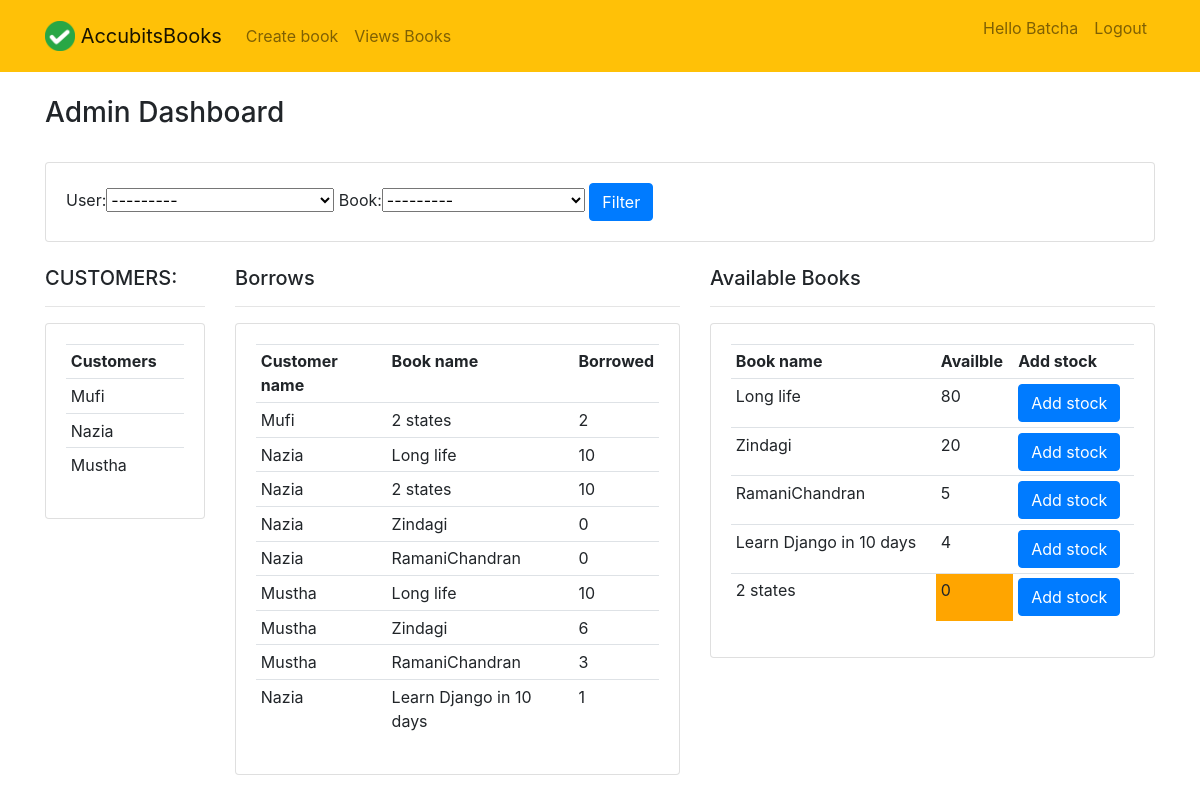
Before: /dashboard/ (signed in) with the older database file.
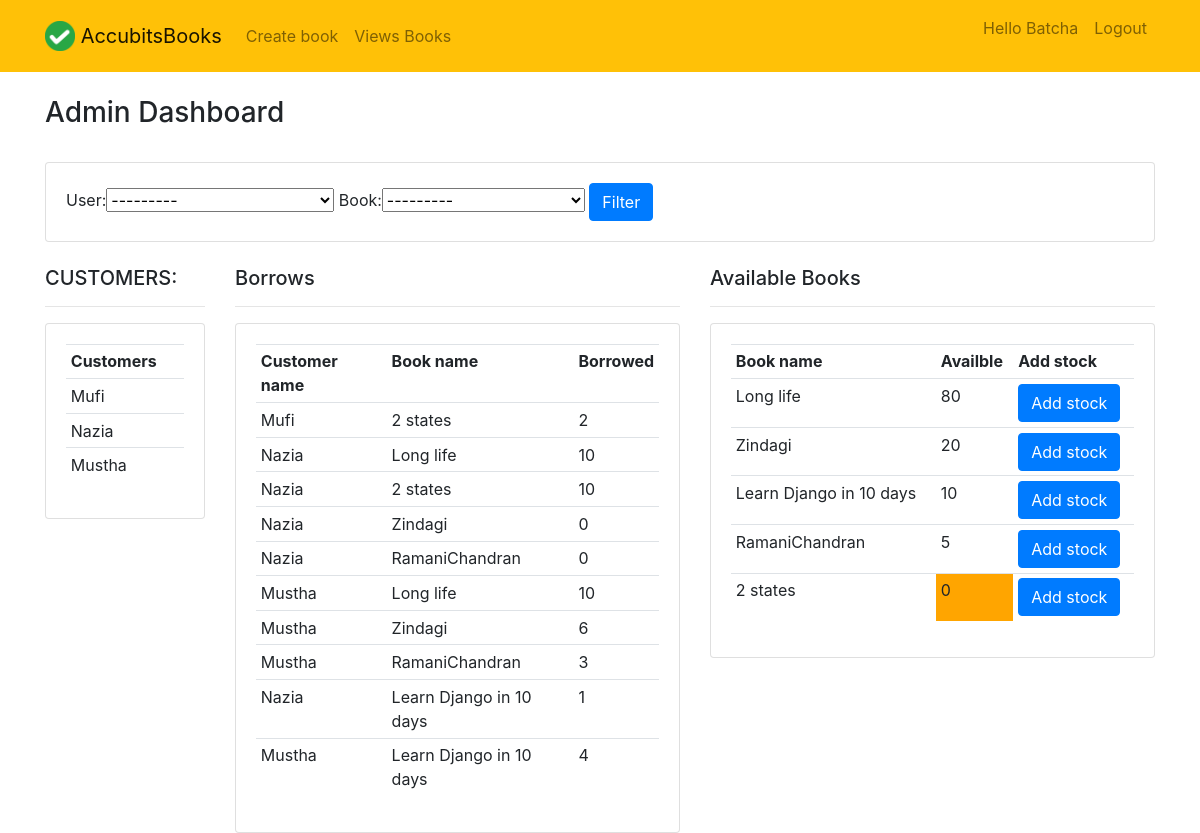
After: the same page with the newer database file.
### inventory/models.py (models this page shows, shortened)
class Borrow(models.Model):
    user = models.ForeignKey(User, null=True, on_delete=models.SET_NULL)
    book = models.ForeignKey(Books, null=True, on_delete=models.SET_NULL)
    quantity = models.IntegerField(default=1)

class Books(models.Model):
    book_name = models.CharField(max_length=200)
    author = models.CharField(max_length=200, null=True, blank=True)
    book_count = models.IntegerField(null=True, blank=True, default=1)
    def __str__(self):
        return self.book_name

### inventory/decorators.py (the view)
    def wrapper_func(request, *args, **kwargs):
        if request.user.is_staff:
            return view_func(request, *args, **kwargs)
        else:
            return redirect('user-page')

### inventory/views.py (called while the page is built)
@login_required(login_url="login")
@admin_only
def dashboard(request):
    users = User.objects.filter(is_staff=False)
    borrows = Borrow.objects.all()
    myFilter = BorrowFilter(request.GET, queryset=borrows)
    borrows = myFilter.qs
    books = Books.objects.all().order_by('-book_count')
    context = {"users": users, "borrows": borrows,
               "books": books, "myFilter": myFilter}
    return render(request, 'inventory/dashboard.html', context)

### inventory/templates/inventory/dashboard.html (shortened to what this page needs)
{% extends "inventory/main.html" %}
{% load crispy_forms_tags %}
{% block content %}
<br>
<h3>Admin Dashboard</h3>
<br>
<div class="row">
	<div class="col-md-12">
		<div class="card card-body">
			<form method="get">
				{{myFilter.form}}
				<input type="submit" class="btn btn-primary" value="Filter">
			</form>
		</div>
	</div>
</div>
<br>
<div class="row">
	<div class="col-md-2">
		<h5>CUSTOMERS:</h5>
		<hr>
		<div class="card card-body">
			<table class="table table-sm">
				<tr>
					<th>Customers</th>
				</tr>
				{% for user in users %}
				<tr>
					<td>{{user.first_name.capitalize}}</td>
				</tr>
				{% endfor %}
			</table>
		</div>
	</div>
	<div class="col-md-5">
		<h5>Borrows</h5>
		<hr>
		<div class="card card-body">
			<table class="table table-sm">
				<tr>
          <th scope="col">Customer name</th>
          <th scope="col">Book name</th>
          <th scope="col">Borrowed</th>
				</tr>
				{% for borrow in borrows %}
				<tr>
					<td>{{borrow.user.first_name.capitalize}}</td>
					<td>{{borrow.book.book_name}}</td>
					<td>{{borrow.quantity}}</td>
        </tr>
				{% endfor %}
			</table>
		</div>
	</div>
  	<div class="col-md-5">
  		<h5>Available Books</h5>
  		<hr>
  		<div class="card card-body">
  			<table class="table table-sm">
  				<tr>
            <th scope="col">Book name</th>
            <th scope="col">Availble</th>
            <th scope="col">Add stock</th>
  				</tr>
  				{% for book in books %}
  				<tr>
  					<td>{{book.book_name}}</td>
            {% if book.book_count == 0 %}
  					  <td style="background-color:orange;">{{book.book_count}}</td>
            {% else %}
              <td>{{book.book_count}}</td>
            {% endif %}
            <td><a class="btn btn-primary" href="{% url 'update_stock' book.id %}">Add stock</a></td>
          </tr>
  				{% endfor %}
  			</table>
  		</div>
  	</div>
</div>
{% endblock content %}

Changed rows visible on the page:
added Borrow: user.first_name "Mustha", book.book_name "Learn Django in 10 days", quantity "4"
changed Books "Learn Django in 10 days": book_count "4" → "10"; moves up the list
